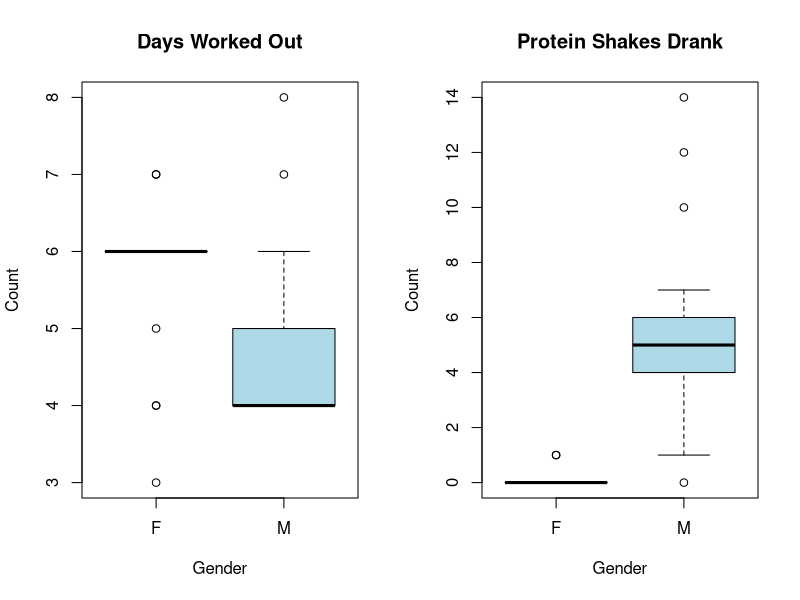

Here is the R script that generated this plot:
## ---- chunk 1
DBZ_Data <- read.csv("DBZ_Data.csv")
## ---- chunk 2
library(ggplot2) 
## ---- chunk 3
par(mfrow = c(1, 2))

boxplot(Days_Worked_Out ~ Gender,
        data = DBZ_Data,
        main = "Days Worked Out",
        col = "lightblue", "lightpink",
        xlab = "Gender",
        ylab = "Count")

boxplot(Protein_Shake_Drank ~ Gender,
        data = DBZ_Data,
        main = "Protein Shakes Drank",
         col = "lightblue", "lightpink",
        xlab = "Gender",
        ylab = "Count")
